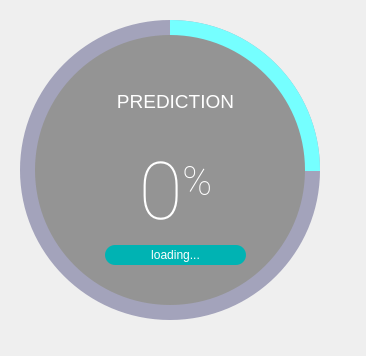
<?xml version="1.0" encoding="UTF-8"?>
<ui version="4.0">
 <class>SplashScreen</class>
 <widget class="QMainWindow" name="SplashScreen">
  <property name="geometry">
   <rect>
    <x>0</x>
    <y>0</y>
    <width>366</width>
    <height>356</height>
   </rect>
  </property>
  <property name="windowTitle">
   <string>MainWindow</string>
  </property>
  <widget class="QWidget" name="centralwidget">
   <widget class="QFrame" name="circularProgressBarBase">
    <property name="geometry">
     <rect>
      <x>10</x>
      <y>10</y>
      <width>320</width>
      <height>320</height>
     </rect>
    </property>
    <property name="frameShape">
     <enum>QFrame::NoFrame</enum>
    </property>
    <property name="frameShadow">
     <enum>QFrame::Raised</enum>
    </property>
    <widget class="QFrame" name="circularProgress">
     <property name="geometry">
      <rect>
       <x>10</x>
       <y>10</y>
       <width>300</width>
       <height>300</height>
      </rect>
     </property>
     <property name="styleSheet">
      <string notr="true">QFrame{
	border-radius: 150px;
	background-color: qconicalgradient(cx:0.5, cy:0.5, angle:90, stop:0.749 rgba(255, 0, 127, 0), stop:0.750 rgba(117, 255, 255,255));
}</string>
     </property>
     <property name="frameShape">
      <enum>QFrame::NoFrame</enum>
     </property>
     <property name="frameShadow">
      <enum>QFrame::Raised</enum>
     </property>
    </widget>
    <widget class="QFrame" name="circularBg">
     <property name="geometry">
      <rect>
       <x>10</x>
       <y>10</y>
       <width>300</width>
       <height>300</height>
      </rect>
     </property>
     <property name="styleSheet">
      <string notr="true">QFrame{
	border-radius: 150px;
	background-color: rgba(77, 77, 127, 120);
}</string>
     </property>
     <property name="frameShape">
      <enum>QFrame::NoFrame</enum>
     </property>
     <property name="frameShadow">
      <enum>QFrame::Raised</enum>
     </property>
    </widget>
    <widget class="QFrame" name="container">
     <property name="geometry">
      <rect>
       <x>25</x>
       <y>25</y>
       <width>270</width>
       <height>270</height>
      </rect>
     </property>
     <property name="styleSheet">
      <string notr="true">QFrame{
	border-radius: 135px;
	
	background-color: rgb(148, 148, 148);
}</string>
     </property>
     <property name="frameShape">
      <enum>QFrame::NoFrame</enum>
     </property>
     <property name="frameShadow">
      <enum>QFrame::Raised</enum>
     </property>
     <widget class="QWidget" name="layoutWidget">
      <property name="geometry">
       <rect>
        <x>30</x>
        <y>30</y>
        <width>221</width>
        <height>200</height>
       </rect>
      </property>
      <layout class="QGridLayout" name="gridLayout">
       <item row="2" column="0">
        <widget class="QLabel" name="labelPercentage">
         <property name="font">
          <font>
           <family>Roboto Thin</family>
           <pointsize>68</pointsize>
          </font>
         </property>
         <property name="styleSheet">
          <string notr="true">background-color: none;
color: #FFFFFF</string>
         </property>
         <property name="text">
          <string>&lt;p&gt;&lt;span style=&quot; font-size:60pt;&quot;&gt;0&lt;/span&gt;&lt;span style=&quot; font-size:45pt; vertical-align:super;&quot;&gt;%&lt;/span&gt;&lt;/p&gt;</string>
         </property>
         <property name="alignment">
          <set>Qt::AlignCenter</set>
         </property>
        </widget>
       </item>
       <item row="3" column="0">
        <widget class="QLabel" name="labelLoadingInfo">
         <property name="minimumSize">
          <size>
           <width>0</width>
           <height>20</height>
          </size>
         </property>
         <property name="maximumSize">
          <size>
           <width>16777215</width>
           <height>20</height>
          </size>
         </property>
         <property name="font">
          <font>
           <family>Segoe UI</family>
           <pointsize>9</pointsize>
          </font>
         </property>
         <property name="styleSheet">
          <string notr="true">QLabel{
	border-radius: 10px;	
	background-color: rgb(0, 179, 179);
	color: #FFFFFF;
	margin-left: 40px;
	margin-right: 40px;
}</string>
         </property>
         <property name="frameShape">
          <enum>QFrame::NoFrame</enum>
         </property>
         <property name="text">
          <string>loading...</string>
         </property>
         <property name="alignment">
          <set>Qt::AlignCenter</set>
         </property>
        </widget>
       </item>
       <item row="0" column="0">
        <widget class="QLabel" name="labelTitle">
         <property name="font">
          <font>
           <family>Segoe UI</family>
           <pointsize>14</pointsize>
          </font>
         </property>
         <property name="styleSheet">
          <string notr="true">background-color: none;
color: #FFFFFF</string>
         </property>
         <property name="text">
          <string>&lt;html&gt;&lt;head/&gt;&lt;body&gt;&lt;p&gt;&lt;span style=&quot; color:#ffffff;&quot;&gt;PREDICTION&lt;/span&gt;&lt;/p&gt;&lt;/body&gt;&lt;/html&gt;</string>
         </property>
         <property name="alignment">
          <set>Qt::AlignCenter</set>
         </property>
        </widget>
       </item>
      </layout>
     </widget>
    </widget>
    <zorder>circularBg</zorder>
    <zorder>circularProgress</zorder>
    <zorder>container</zorder>
   </widget>
  </widget>
 </widget>
 <resources/>
 <connections/>
</ui>
